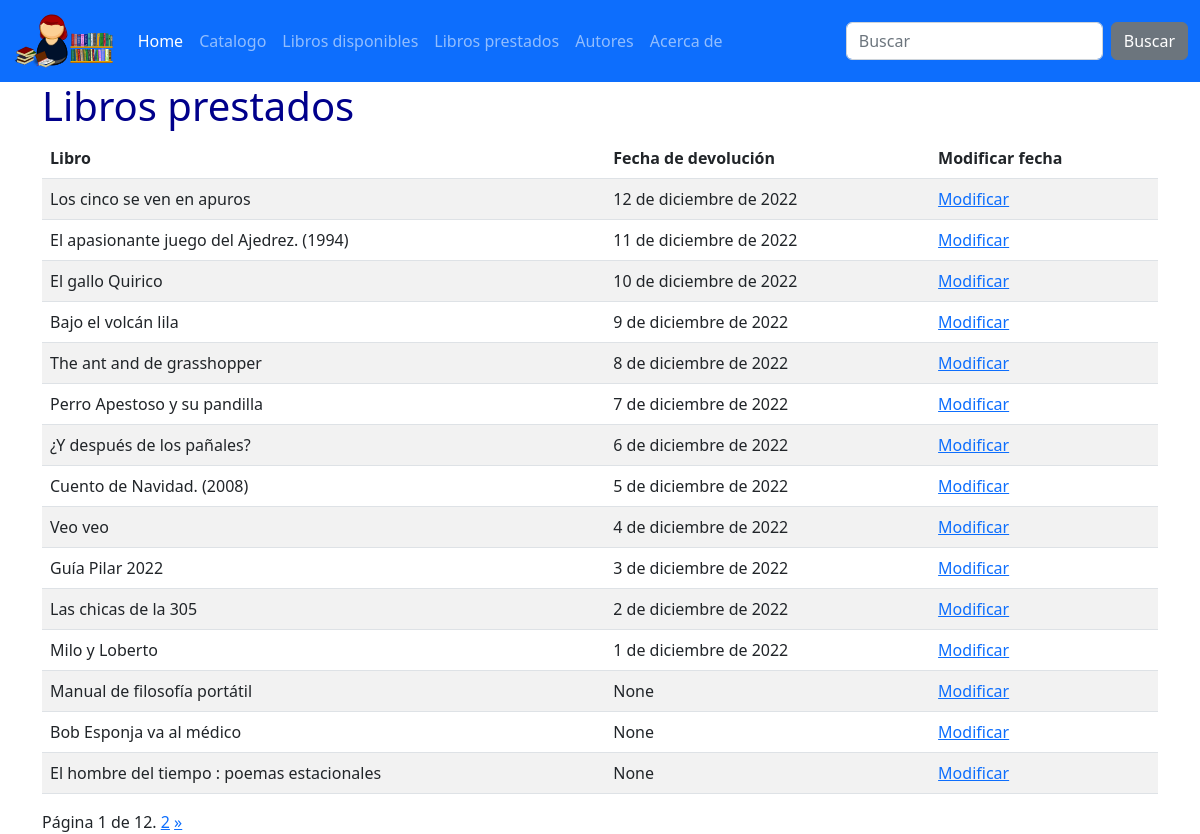
/catalogo/prestados/, run on the app's committed database.
### catalog/models.py (models this page shows, shortened)
class BookInstance(models.Model):
    id = models.UUIDField(primary_key=True,
        default=uuid.uuid4,
        help_text='Unique ID for this particular book across whole library')
    book = models.ForeignKey('Book',
        on_delete=models.SET_NULL, null=True)
    imprint = models.CharField(max_length=200, blank=True)
    due_back = models.DateField(null=True, blank=True)
    LOAN_STATUS = (
        ('m', 'Maintenance'),
        ('o', 'On loan'),
        ('a', 'Available'),
        ('r', 'Reserved'),
    )
    status = models.CharField(
        max_length=1,
        choices=LOAN_STATUS,
        blank=True,
        default='m',
        help_text='Book availability',
    )
    class Meta:
        ordering = ['due_back']

class Book(models.Model):
    title = models.CharField(max_length=200)
    author = models.ForeignKey('Author',
        on_delete=models.SET_NULL, # que pasa si borramos el autor?
        null=True)  # puede ser nulo?
    summary = models.TextField(
        max_length=1000,
        help_text='Enter a brief description of the book',
        blank=True)
    isbn = models.CharField(
        'ISBN',
        max_length=13,
        help_text='13 Character <a href="https://www.isbn-international.org/content/what-isbn">ISBN number</a>')
    genre = models.ManyToManyField('Genre',
        help_text='Select a genre for this book')
    language = models.ForeignKey('Language', on_delete=models.SET_NULL, null=True)
    def display_genre(self):
        """Create a string for the Genre. This is required to display genre in Admin."""
        return ', '.join(genre.name for genre in self.genre.all()[:3])
    display_genre.short_description = 'Genre'

### catalog/views.py (the view)
# urls.py: path('prestados/', LibrosPrestados.as_view(), name='prestados'),
class LibrosPrestados(ListView):
    model = BookInstance
    template_name = 'catalog/libros_prestados.html'
    paginate_by = 15
    def get_queryset(self):
        return BookInstance.objects.filter(status__exact='o').order_by('-due_back')

### catalog/templates/catalog/libros_prestados.html (shortened to what this page needs)
{% extends "base.html" %}
{% load static %}
{% block content %}
<h1>Libros prestados</h1>
<table class="table table-striped">
    <thead>
        <tr>
            <th scope="col">Libro</th>
            <th scope="col">Fecha de devolución</th>
            <th scope="col">Modificar fecha</th>
        </tr>
    </thead>
    <tbody>
        {% for libro in bookinstance_list %}
        <tr>
            <td>{{ libro.book.title }}</td>
            <td>{{ libro.due_back }}</td>
            <td><a href="{% url 'renovar-fecha' libro.id %}"> Modificar </a></td>
        {% endfor %}
    </tbody>
</table>
<div class="pagination">
    <span class="step-links">
        <span class="current">
            Página {{ page_obj.number }} de {{ page_obj.paginator.num_pages }}.
        </span>
        {% if page_obj.has_next %}
            <a href="?page={{ page_obj.next_page_number }}">{{ page_obj.next_page_number }}</a>
            <a href="?page={{ page_obj.paginator.num_pages }}"> &raquo;</a>
        {% endif %}
    </span>
</div>
{% endblock %}

### catalog/static/css/custom_styles.css (style rules this page uses)
h1 { color: darkblue; }

### data on the page
BookInstance: book "Los cinco se ven en apuros", due_back "12 de diciembre de 2022"
BookInstance: book "El apasionante juego del Ajedrez. (1994)", due_back "11 de diciembre de 2022"
BookInstance: book "El gallo Quirico", due_back "10 de diciembre de 2022"
BookInstance: book "Bajo el volcán lila", due_back "9 de diciembre de 2022"
BookInstance: book "The ant and de grasshopper", due_back "8 de diciembre de 2022"
BookInstance: book "Perro Apestoso y su pandilla", due_back "7 de diciembre de 2022"
BookInstance: book "¿Y después de los pañales?", due_back "6 de diciembre de 2022"
BookInstance: book "Cuento de Navidad. (2008)", due_back "5 de diciembre de 2022"
BookInstance: book "Veo veo", due_back "4 de diciembre de 2022"
BookInstance: book "Guía Pilar 2022", due_back "3 de diciembre de 2022"
BookInstance: book "Las chicas de la 305", due_back "2 de diciembre de 2022"
BookInstance: book "Milo y Loberto", due_back "1 de diciembre de 2022"
BookInstance: book "Manual de filosofía portátil", due_back "None"
BookInstance: book "Bob Esponja va al médico", due_back "None"
BookInstance: book "El hombre del tiempo : poemas estacionales", due_back "None"

### other printed values
{{ page_obj.number }} "1"
{{ page_obj.paginator.num_pages }} "12"
{{ page_obj.next_page_number }} "2"
